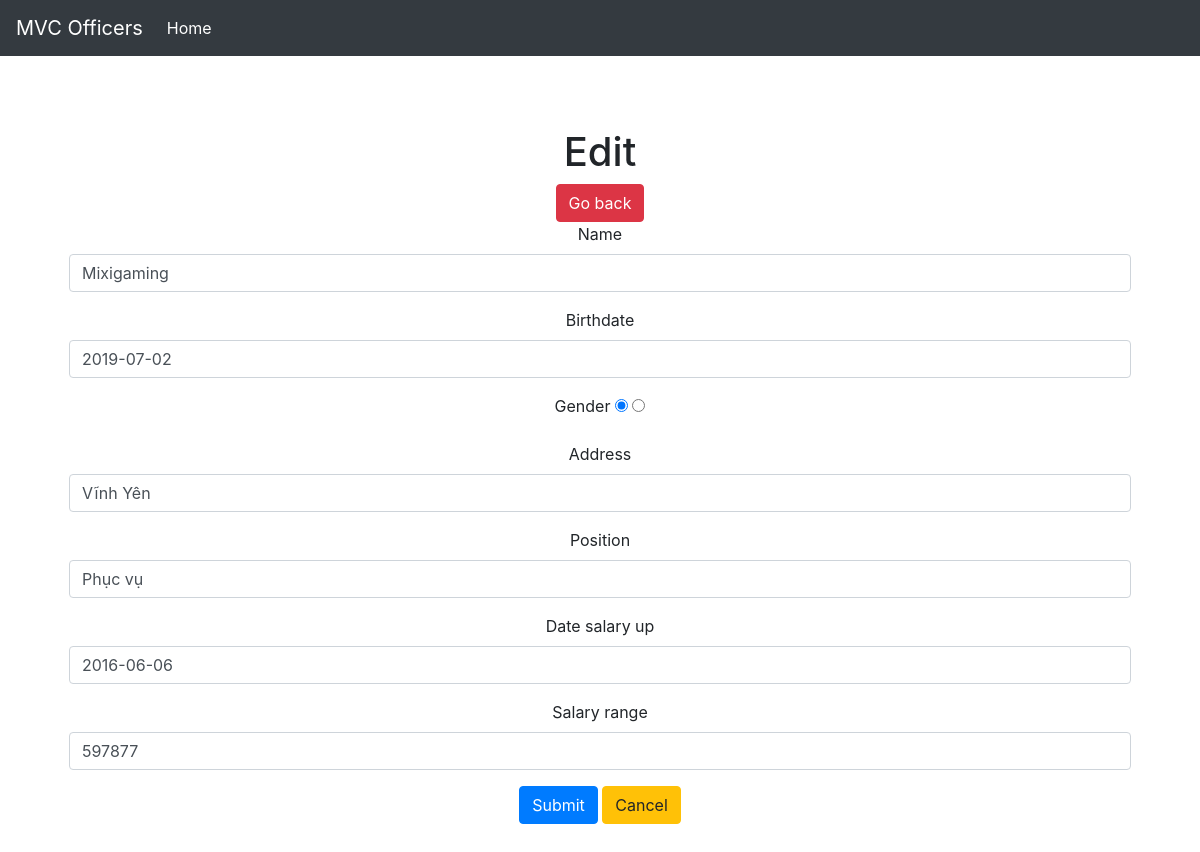
/MVC1/employeeController/edit/0, run on the app's committed database.
### tables this page shows
CREATE TABLE `employee` (
  `id` int(11) NOT NULL,
  `name` varchar(30) NOT NULL,
  `birthdate` date NOT NULL,
  `gender` varchar(3) NOT NULL,
  `address` varchar(35) NOT NULL,
  `position` varchar(25) NOT NULL,
  `date_salary_up` date NOT NULL,
  `salary_range` double NOT NULL
);

### MVC1/Controllers/employeeController.php (called while the page is built, shortened)
<?php
    class employeeController extends Controller
    {
        private $empRepo;
        public function __construct()
        {
            $this->empModel=new EmployeeModel();
            $this->empRepo=new EmployeeRepository($this->empModel);
        }
        public function edit($id)
        {
            $array_edit=$this->empRepo->getOne($id);
            $this->render("edit");
        }
    }

### MVC1/Dispathcher.php (called while the page is built, shortened)
<?php
class Dispathcher
{
    public function dispatch()
    {
        $this->request = new Request();
        $controller = $this->loadController();
        call_user_func_array([$controller, $this->request->action], $this->request->params);
    }
    public function loadController()
    {
        $controller = new $name();
        return $controller;
    }
}
?>

### MVC1/Webroot/index.php (called while the page is built, shortened)
<?php
     $dispathcher=new Dispathcher();
     $dispathcher->dispatch();

### MVC1/Core/Model.php (called while the page is built, shortened)
<?php
    class Model
    {
        protected $name;
        protected $birthdate;
        protected $address;
        public function setName($name)
        {
            $this->name=$name;
        }
        public function getName()
        {
            return $this->name;
        }
        public function setBirthdate($birth)
        {
            $this->birthdate=$birth;
        }
        public function getBirthdate()
        {
            return $this->birthdate;
        }
        public function setAdress($add)
        {
            $this->address=$add;
        }
        public function getAdress()
        {
            return $this->address;
        }
    }

### MVC1/Core/ResourceModel.php (called while the page is built, shortened)
<?php
    class ResourceModel implements ResourceModelInterface
    {
        private $table;
        private $id;
        public function _init($table,$id,$model)
        {
            $this->table=$table;
            $this->id=$id;
        }
        public function getSingleInfo($id)
        {
            $conn=Database::getBdd();
            $sql="SELECT * FROM ".$this->table." WHERE ".$this->id."=?";
            $stmt=$conn->prepare($sql);
            $stmt->bindParam(1,$id);
            $stmt->setFetchMode(PDO::FETCH_ASSOC);
            $stmt->execute();
            return $stmt->fetch();
        }
    }

### MVC1/Models/EmployeeRepository.php (called while the page is built, shortened)
<?php
    class EmployeeRepository
    {
        public $empRepo;
        public function __construct(EmployeeModel $em)
        {
           $this->empRepo=new EmployeeResourceModel($em);
        }
        public function getOne($id)
        {
            return $this->empRepo->getSingleInfo($id);
        }
    }

### MVC1/Models/EmployeeModel.php (called while the page is built, shortened)
<?php
    class EmployeeModel extends Model
    {
        protected $position;
        protected $date_salary_up;
        protected $salary_range;
        public function __construct()
        {
            $this->position="";
            $this->date_salary_up="";
            $this->salary_range=0;
        }
        public function setPosition($pos)
        {
            $this->position=$pos;
        }
        public function getPosition()
        {
            return $this->position;
        }
        public function setDate($date_salary_up)
        {
            $this->date_salary_up=$date_salary_up;
        }
        public function getDate()
        {
            return $this->date_salary_up;
        }
        public function setRange($salary_range)
        {
            $this->salary_range=$salary_range;
        }
        public function getRange()
        {
            return $this->salary_range;
        }
    }

### MVC1/Views/Employee/edit.php (the view)
<h1>Edit</h1>
<a class="btn btn-danger" href="/MVC1/">Go back</a>
<form method='post' action='#'>
    <div class="form-group">
        <label for="name">Name</label>
        <input type="text" class="form-control" id="name" placeholder="Enter a name" name="name" value="<?=$edits->getName()?>">
    </div>
    <div class="form-group">
        <label for="description">Birthdate</label>
        <input type="text" class="form-control" id="birth" placeholder="Enter a birthdate" name="birth" value="<?=$edits->getBirthdate()?>">
    </div>
    <div class="form-group">
        <label for="description">Gender</label>
        <input type="radio" value="Nam" name="gender" id="gender" checked>
        <input type="radio" value="Nữ" name="gender" id="gender">
    </div>
    <div class="form-group">
        <label for="description">Address</label>
        <input type="text" class="form-control" name="address" id="address"  placeholder="Enter address"  value="<?=$edits->getAdress()?>">
    </div>
    <div class="form-group">
        <label for="description">Position</label>
        <input type="text"  name="position" id="position"  placeholder="Enter position" class="form-control" value="<?=$edits->getPosition()?>">
    </div>
    <div class="form-group">
        <label for="description">Date salary up</label>
        <input type="text"  name="date" id="date"  placeholder="Enter date" class="form-control" value="<?=$edits->getDate()?>">
    </div>
    <div class="form-group">
        <label for="description">Salary range</label>
        <input type="text"  name="range" id="range"  placeholder="Enter range" class="form-control" value="<?=$edits->getRange()?>">
    </div>
    <button type="submit" class="btn btn-primary" id="send">Submit</button>
    <button type="reset" class="btn btn-warning" >Cancel</button>
</form>

### MVC1/Views/Layouts/default.php (style rules this page uses)
body { padding-top: 5rem; }

### data on the page
employee: name "Mixigaming", birth "2019-07-02", address "Vĩnh Yên", position "Phục vụ", date "2016-06-06", range "597877"
